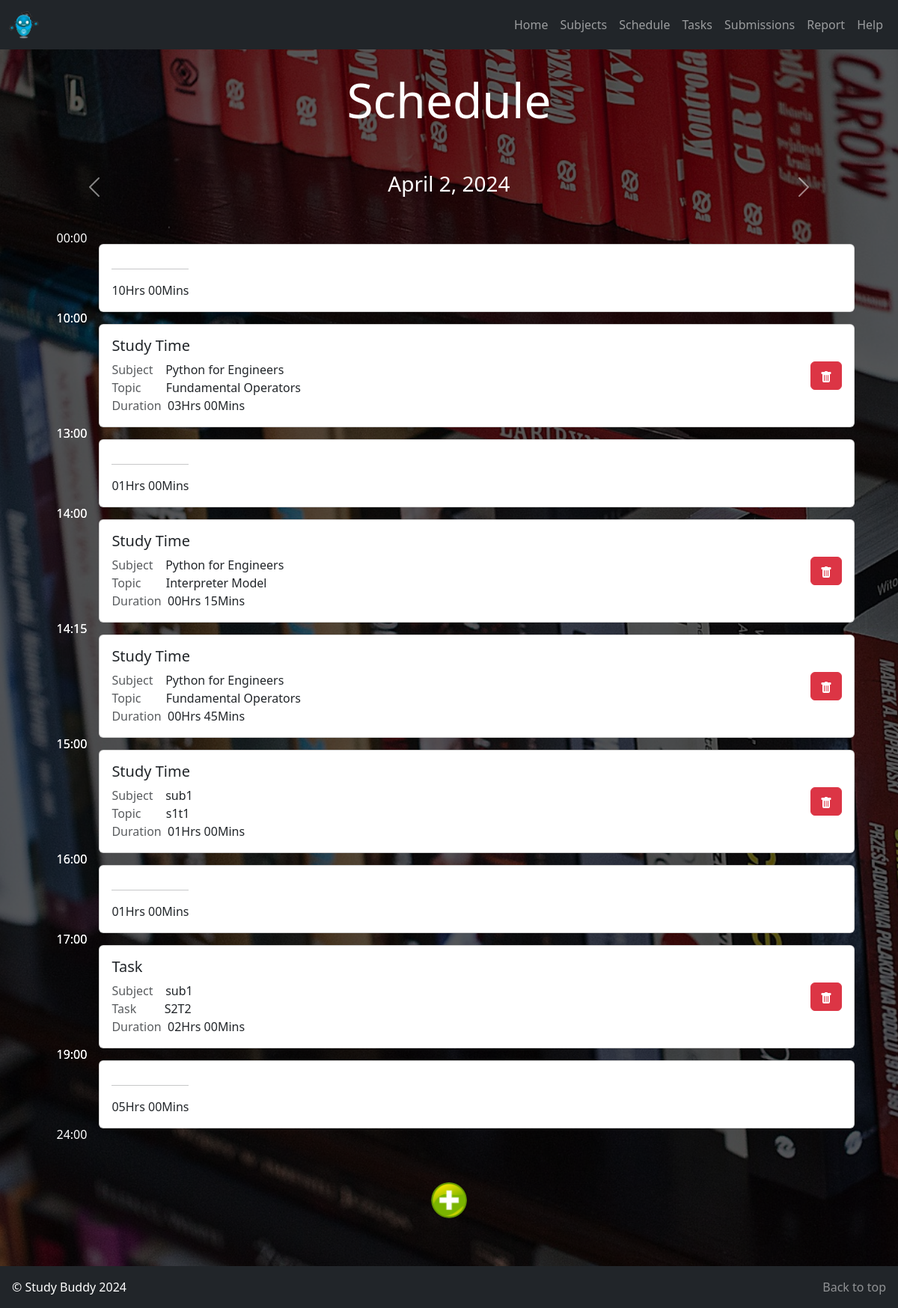
The app's page /schedule with its own data.
### Study_Buddy_App/models.py (models this page shows, shortened)
class Subject(models.Model):
    id = models.AutoField(primary_key=True)
    name = models.CharField(max_length=100)
    description = models.TextField()

class Topic(models.Model):
    id = models.AutoField(primary_key=True)
    subject = models.ForeignKey(Subject, on_delete=models.CASCADE)
    name = models.CharField(max_length=255)

class Task(models.Model):
    id = models.AutoField(primary_key=True)
    subject = models.ForeignKey(Subject, on_delete=models.CASCADE)
    name = models.CharField(max_length=255)
    deadline = models.DateField(default=default_deadline)

### Study_Buddy_App/views.py (the view)
# urls.py: path('schedule', views.schedule, name='schedule'),
def schedule(request, date=None):
    if date is None:
        date = timezone.now().date()
        today_name = timezone.now().strftime('%A')
    else:
        if type(date) == str:
            date = datetime.strptime(date, "%Y-%m-%d").date()
        today_name = getDayFromDate(date)
    topic_sessions = TopicSession.objects.filter(day=today_name)
    task_sessions = TaskSession.objects.filter(day=today_name, task__deadline__gte=date)
    sessions = fillSessionBlocks(getSessionBlocks(topic_sessions, task_sessions))
    formattedDate = date.strftime("%Y-%m-%d")
    context = {
        'sessions': sessions,
        'date': date,
        'formattedDate': formattedDate
    }
    return render(request, 'Study_Buddy_App/schedule.html', context)

### Study_Buddy_App/views.py (called while the page is built)
def findDuration(startTime, endTime):
    startTime = list(map(int, startTime.split(':')))
    endTime = list(map(int, endTime.split(':')))
    hrs = endTime[0] - startTime[0]
    mins = endTime[1] - startTime[1]
    if mins < 0:
        mins += 60
        hrs -= 1
    hrs = str(hrs).zfill(2)
    mins = str(mins).zfill(2)
    return "{}Hrs {}Mins".format(hrs, mins)

def fillSessionBlocks(sessionBlocks):
    currentTime = "00:00"
    result = []
    for sessionBlock in sessionBlocks:
        if sessionBlock['start_time'] > currentTime:
            duration = findDuration(currentTime, sessionBlock['start_time'])
            result.append({
                'type': "Free",
                'start_time': currentTime,
                'end_time': sessionBlock['start_time'],
                'duration': duration
            })
        result.append(sessionBlock)
        currentTime = sessionBlock['end_time']
    if currentTime < "24:00":
        duration = findDuration(currentTime, "24:00")
        result.append({
            'type': "Free",
            'start_time': currentTime,
            'end_time': "24:00",
            'duration': duration
        })
    return result

### templates/Study_Buddy_App/schedule.html (shortened to what this page needs)
{% extends 'Study_Buddy_App/base.html' %}
{% load static %}
{% block content %}
    <header>
        <div class="container h-100 mt-5 py-5">
            <div class="d-flex h-100 text-center align-items-center">
                <div class="w-100">
                    <h1 class="display-3">
                        Schedule
                    </h1>
                </div>
            </div>
        </div>
    </header>
    <main class="">
        <div class="container">
            <div id="dateCarousel" class="carousel slide">
              <div class="carousel-inner">
                <div class="carousel-item active">
                  <h3 class="text-center" id="date">{{ date }}</h3>
                </div>
              </div>
              <a class="carousel-control-prev" href="{% url 'schedule-previous' date=date %}" role="button" data-bs-slide="prev">
                <span class="carousel-control-prev-icon" aria-hidden="true"></span>
              </a>
              <a class="carousel-control-next" href="{% url 'schedule-next' date=date %}" role="button" data-bs-slide="next">
                <span class="carousel-control-next-icon" aria-hidden="true"></span>
              </a>
            </div>
        </div>
        <div class="container time-blocks mt-5">
            {% for session in sessions %}
                <div class="grid-container py-2 session">
                    <div class="grid-item">
                      <div class="d-flex flex-column justify-content-between h-100">
                        <span class="text-end top-overlap">{{ session.start_time }}</span>
                        <span class="text-end bottom-overlap">{{ session.end_time }}</span>
                      </div>
                    </div>
                    <div class="grid-item px-3">
                      <div class="card">
                        <div class="card-body d-flex justify-content-between align-items-center">
                          {% if session.type == "Task" %}
                              <div>
                                <h5 class="card-title">Task</h5>
                                <p class="card-text text-dark mb-0"><span class="text-muted">Subject &nbsp&nbsp&nbsp</span>{{ session.subject }}</p>
                                <p class="card-text text-dark mb-0"><span class="text-muted">Task &nbsp&nbsp&nbsp&nbsp&nbsp&nbsp&nbsp&nbsp</span>{{ session.task }}</p>
                                <p class="card-text text-dark"><span class="text-muted">Duration &nbsp</span>{{ session.duration }}</p>
                              </div>
                            <a href="{% url 'delete-task-session' id=session.id %}?date={{ formattedDate }}" class="delete-session-btn">
                              <button class="btn btn-danger">
                                <svg xmlns="http://www.w3.org/2000/svg" width="16" height="16" fill="white" class="bi bi-x-trash" viewBox="0 0 16 16">
                                  <use xlink:href="{% static 'icons/icons.svg' %}#x-delete"></use>
                                </svg>
                              </button>
                            </a>
                          {% elif session.type == "Topic" %}
                            <div>
                              <h5 class="card-title">Study Time</h5>
                                <p class="card-text text-dark mb-0"><span class="text-muted">Subject &nbsp&nbsp&nbsp</span>{{ session.subject }}</p>
                                <p class="card-text text-dark mb-0"><span class="text-muted">Topic &nbsp&nbsp&nbsp&nbsp&nbsp&nbsp&nbsp</span>{{ session.topic }}</p>
                                <p class="card-text text-dark"><span class="text-muted">Duration &nbsp</span>{{ session.duration }}</p>
                            </div>
                            <a href="{% url 'delete-topic-session' id=session.id %}?date={{ formattedDate }}" class="delete-session-btn">
                                <button class="btn btn-danger">
                                  <svg xmlns="http://www.w3.org/2000/svg" width="16" height="16" fill="white" class="bi bi-x-trash" viewBox="0 0 16 16">
                                    <use xlink:href="{% static 'icons/icons.svg' %}#x-delete"></use>
                                  </svg>
                                </button>
                            </a>
                          {% else %}
                             <div>
                                <hr>
                                <p class="card-text text-dark">{{ session.duration }}</p>
                              </div>
                          {% endif %}
                        </div>
                      </div>
                    </div>
                </div>
            {% endfor %}
            <div class="container py-3 text-center px-5 my-5">
              <button id="add-session-button" class="add-form-button">
                  <img class="form-button-image" src="{% static 'images/plus_icon.png' %}" alt="Plus Image" style="display: inline;">
              </button>
            </div>
        </div>
    </main>
{% endblock content %}

### static/css/style.css (style rules this page uses)
html, body { width: 100%; height: 100%; margin: 0, auto; color: white; }
p { color: white; }
header { position: relative; width: 100%; overflow: hidden; }
.container { position: relative; z-index: 2; }
main { min-height: 75vh; }
.add-form-button { display: inline-block; width: 3rem; height: 3rem; border-radius: 50%; padding: 0; margin: 0; border: none; background-color: transparent; cursor: pointer; overflow: hidden; }
.form-button-image { width: 100%; height: auto; display: block; }
.top-overlap { margin-top: -20px; }
.bottom-overlap { margin-bottom: -20px; }
.time-blocks { display: flex; justify-content: center; flex-direction: column; }
.grid-container { display: grid; grid-template-columns: 1fr 14fr; }
.grid-item { flex-grow: 1; min-width: 0; }

### records on screen
Subject: subject "Python for Engineers" "Python for Engineers" "Python for Engineers"
Topic: topic "Fundamental Operators" "Fundamental Operators"
Topic: topic "Interpreter Model"
Subject: subject "sub1", subject "sub1"
Topic: topic "s1t1"
Task: task "S2T2"

### other values on screen
{{ date }} "April 2, 2024"
{{ session.start_time }} "00:00" "10:00" "13:00" "14:00" "14:15" "15:00" "16:00" "17:00" "19:00"
{{ session.end_time }} "10:00" "13:00" "14:00" "14:15" "15:00" "16:00" "17:00" "19:00" "24:00"
{{ session.duration }} "10Hrs 00Mins" "01Hrs 00Mins" "01Hrs 00Mins" "05Hrs 00Mins"
{{ session.duration }} "03Hrs 00Mins" "00Hrs 15Mins" "00Hrs 45Mins" "01Hrs 00Mins"
{{ session.duration }} "02Hrs 00Mins"
